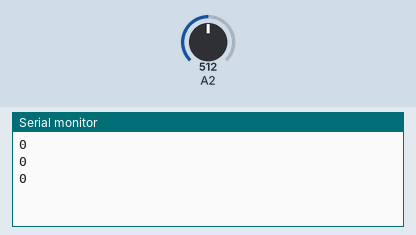
This sketch was run on a simulated Arduino Uno, built with avr-gcc and run on an emulated ATmega328P. On the bench: the last lines printed to the serial monitor. The inputs (shaded band) are chosen by the test bench; at power-on: A2 = 512.

Above: at 1.3 s.
1.4 s: A2 set to 716
At 1.9 s:
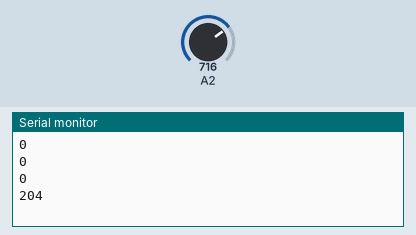
2.9 s: A2 set to 900
At 3.4 s:
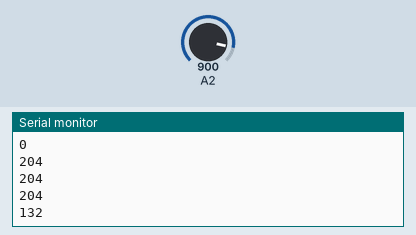
Timing chart, 0 to 5.9 s (numbered marks = the images above; inputs shaded):
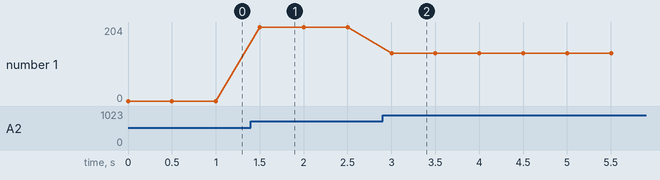

Measured:
- after the input at 1.4 s, the serial monitor: prints a new line after 0.10 s (image 1)
- after the input at 2.9 s, the serial monitor: prints a new line after 0.10 s (image 2)
- plotted number 1: 0 → 204 after the input at 1.4 s, 204 → 132 after the input at 2.9 s

The sketch:

5_LDR_sensor.ino
```cpp
void setup() {

  Serial.begin(115200);
  //pinMode(2, INPUT); // for digital read
  // for analog reading no need to set pin mode

}

void loop() {

  uint8_t state = analogRead(2);
  //uint8_t state = digitalRead(2); // for reading digital 0 or 1 1-high brightness, 0-dark

  Serial.println(state);
  delay(500);

}
```
